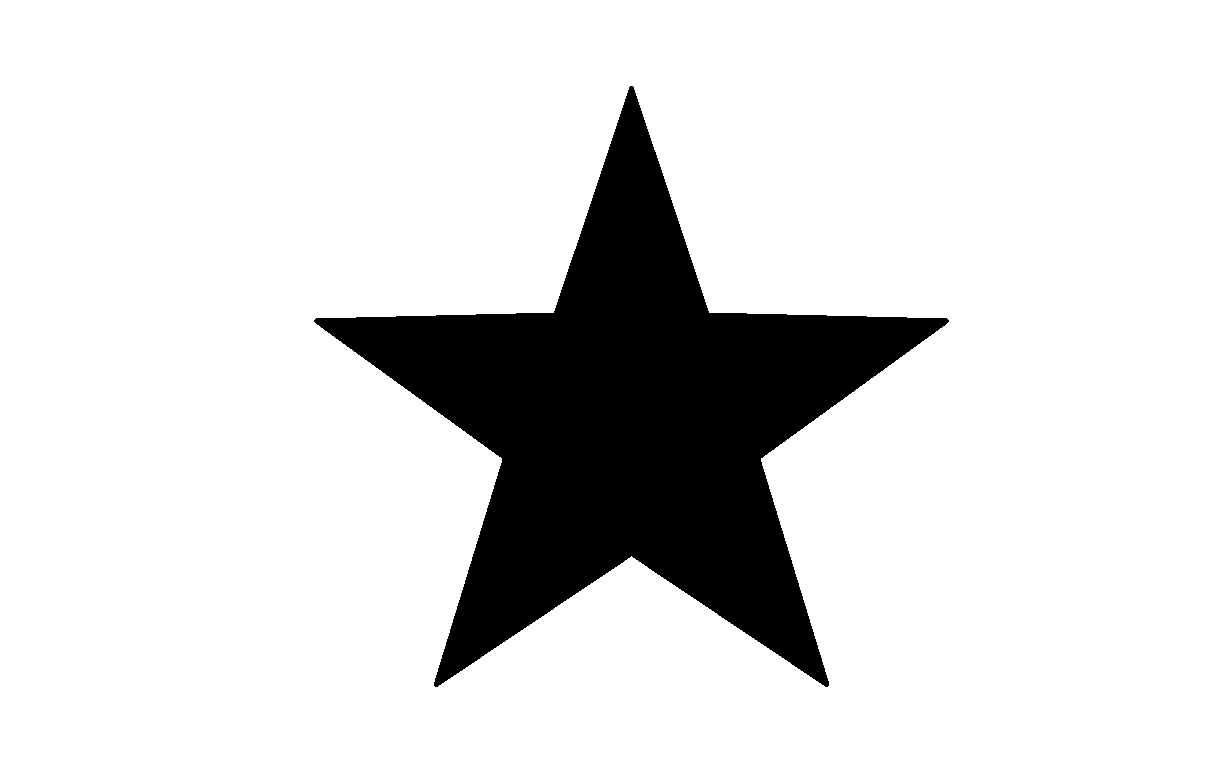
#> input picture lab8/forma plina.jpg, 1228 x 768 px
$ python Lab8.py
#> lines starting #> are read from the running program, lines starting #| are printed output that depends on the picture; after the words box and inside, x2 and y2 are one past the last pixel; in counts of white or black regions, pixels touching at a corner belong together
#> further down, img is the input picture: shape (768, 1228, 3); 85.9% white; 1 black region, box (x1, y1, x2, y2) and area: (314, 86, 949, 687) 133011
import cv2
import numpy as np
import os
import sys
from pathlib import Path


# Lab 8 - Operatii morfologice pe imagini binare

# Image path
image_path = r'./forma plina.jpg'


OBIECT, FUNDAL = 0, 255
B = np.ones((3, 3), dtype=bool)

# Binarizare
def binarizare(gray):
    _, binara = cv2.threshold(gray, 0, FUNDAL, cv2.THRESH_BINARY + cv2.THRESH_OTSU)
    return binara == OBIECT

# Eroziune
def eroziune(A, B):
    k = B.shape[0] // 2
    extinsa = np.pad(A, k, constant_values=False)
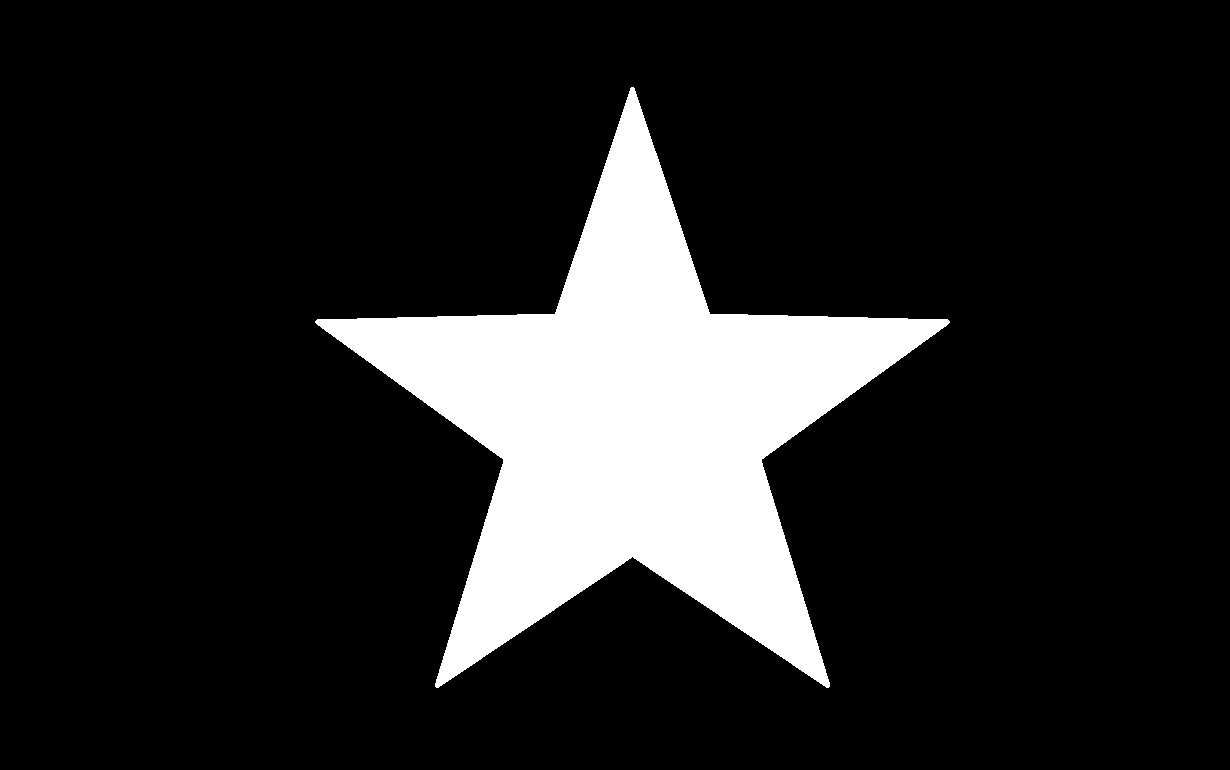
#> extinsa: shape (770, 1230) bool; 14% white; 1 white region, box (x1, y1, x2, y2) and area: (315, 87, 950, 688) 133011
    M, N = A.shape
#> M = 768; N = 1228
    rezultat = A.copy()
    for u, v in zip(*np.nonzero(B)):
        rezultat &= extinsa[u:u + M, v:v + N]
#> this loop made 9 passes
#> pass 1, in eroziune, `rezultat &= extinsa[u:u + M, v:v + N]`:
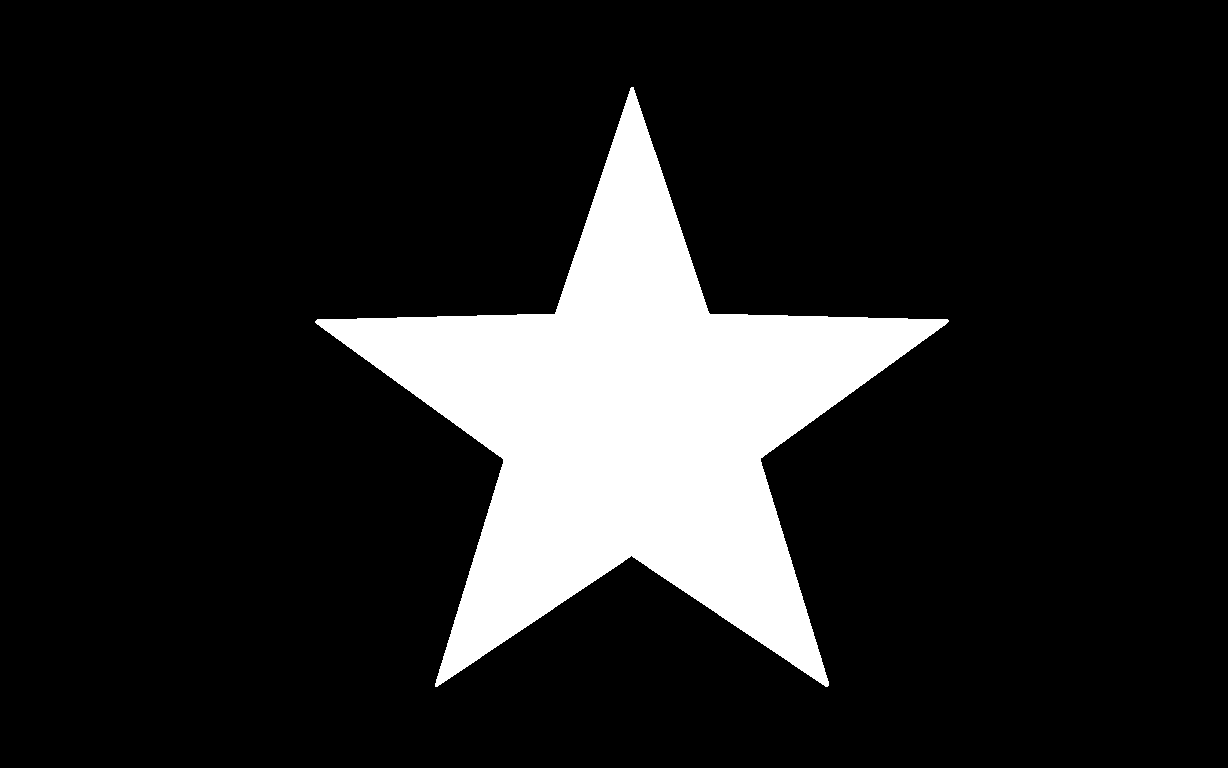
#> rezultat: shape (768, 1228) bool; 14% white; 1 white region, box (x1, y1, x2, y2) and area: (315, 87, 949, 687) 131930
#> after the loop:
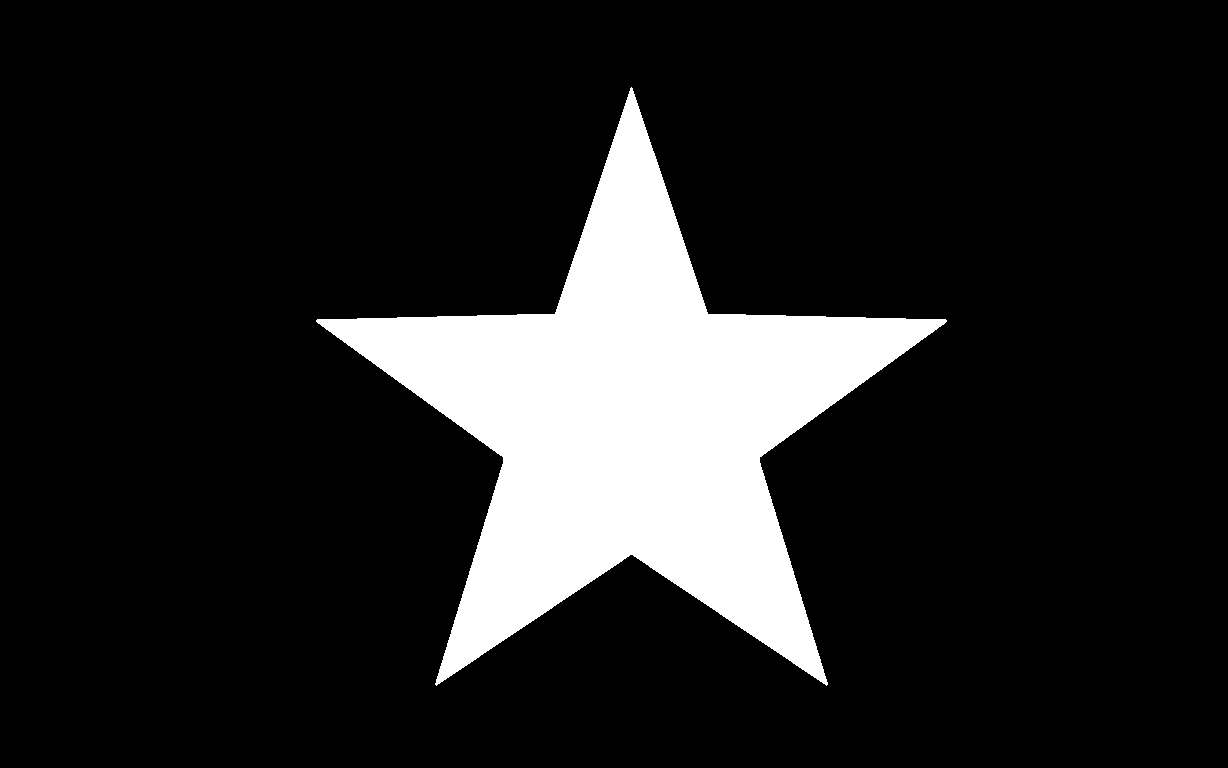
#> rezultat: shape (768, 1228) bool; 13.8% white; 1 white region, box (x1, y1, x2, y2) and area: (316, 87, 947, 686) 130009
    return rezultat

# Extragerea conturului
def extragere_contur(A, B):
    return A & ~eroziune(A, B)
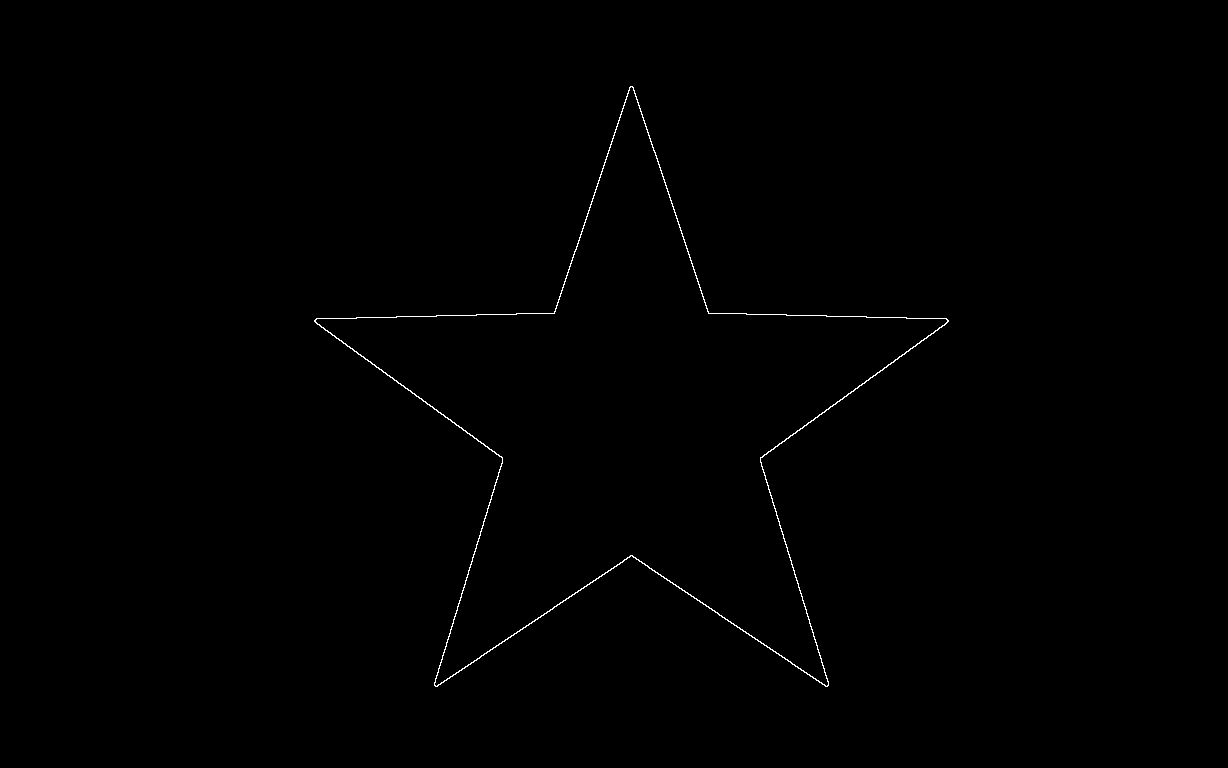
#> returned value: shape (768, 1228) bool; 0.32% white in thin lines or dots, all inside (x1, y1, x2, y2) = (314, 86, 949, 687)


# masca booleana -> imagine (obiect negru pe fundal alb)
def la_imagine(masca):
    return np.where(masca, OBIECT, FUNDAL).astype(np.uint8)


os.chdir(Path(__file__).resolve().parent)

img = cv2.imread(image_path)
gray = cv2.cvtColor(img, cv2.COLOR_BGR2GRAY)

A = binarizare(gray)
erodata = eroziune(A, B)
contur = extragere_contur(A, B)
print(f'Pixeli obiect: {A.sum()}, dupa eroziune: {erodata.sum()}, pe contur: {contur.sum()}')
#| Pixeli obiect: 133011, dupa eroziune: 130009, pe contur: 3002

cv2.imshow("Imagine originala", gray)
cv2.waitKey(0)
cv2.imshow("Imagine binara A", la_imagine(A))
cv2.waitKey(0)
cv2.imshow("Eroziune A (-) B", la_imagine(erodata))
cv2.waitKey(0)
cv2.imshow("Contur beta(A)", la_imagine(contur))
cv2.waitKey(0)
cv2.destroyAllWindows()
